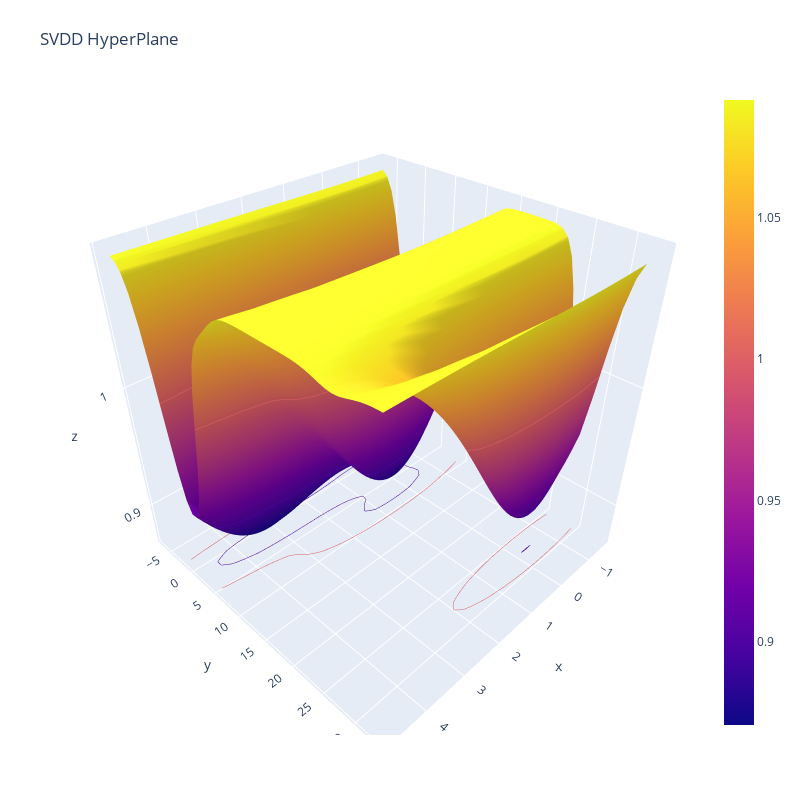
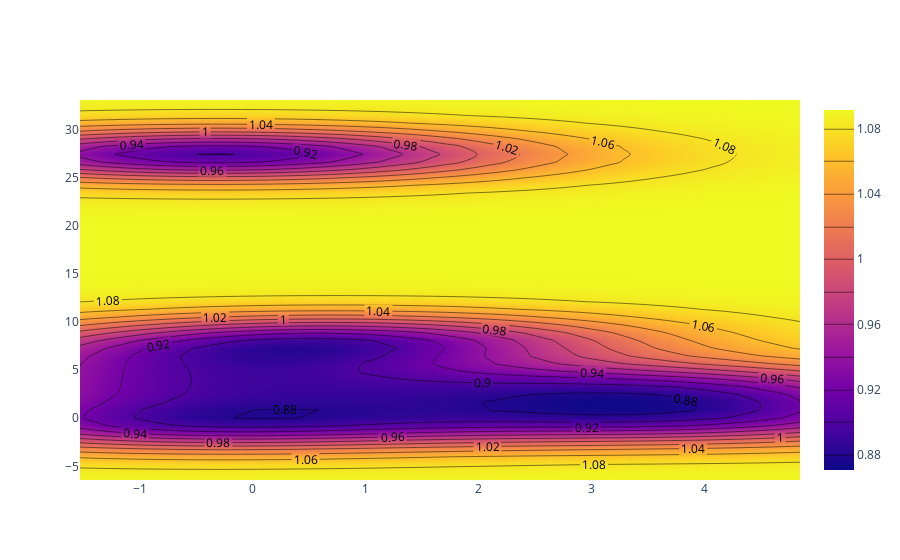
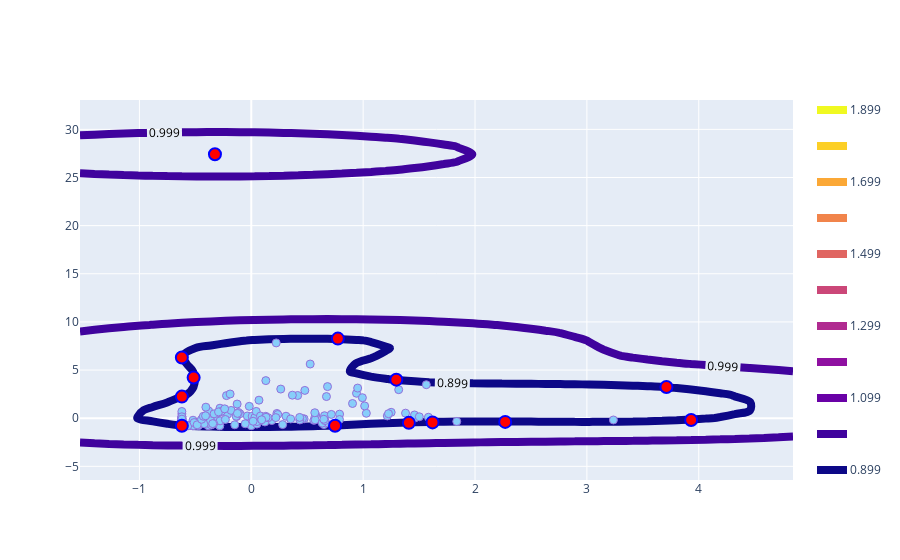
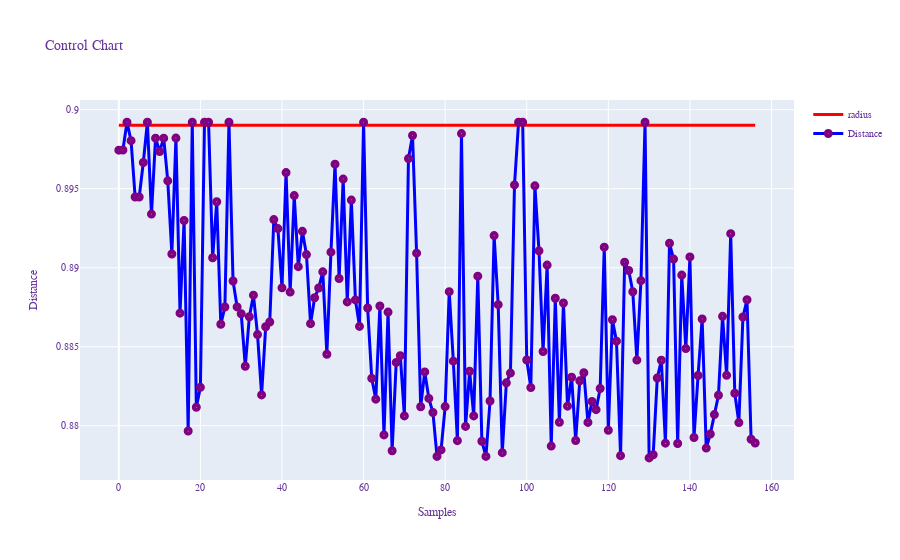

The notebook cell saved with these charts, in order:
### Code cell
"""
An example for SVDD model fitting with negataive samples
"""
import sys
sys.path.append("C:/Users/USER/Documents/Jupyter Notebook/public_procurement/Project_02_15\SVDD-Python-master/")
import numpy as np
from src.BaseSVDD import BaseSVDD

# create 100 points with 2 dimensions
# n = 100
# dim = 2
# X = np.r_[np.random.randn(n, dim)]

X = np.array(df_test)

# svdd object using rbf kernel
svdd = BaseSVDD(C=0.9, gamma=0.129, kernel='rbf', display='on')

# fit the SVDD model
svdd.fit(X)

# predict the label
y_predict = svdd.predict(X)

# plot the boundary
svdd.plot_boundary(X)

# plot the distance
radius = svdd.radius
distance = svdd.get_distance(X)
svdd.plot_distance(radius, distance)

### Figure 1 — Plotly figure (JSON) as saved in the notebook; plotly's stock layout.template omitted (floating-point values rounded to 4 significant figures; data arrays with more than 128 entries replaced by an {"elided": "..."} marker saying what was removed)
{"data": [{"contours": {"z": {"highlightcolor": "limegreen", "project": {"z": true}, "show": true, "usecolormap": true}}, "type": "surface", "x": [-1.531, -1.401, -1.271, -1.141, -1.011, -0.8808, -0.7508, -0.6207, -0.4906, -0.3605, -0.2304, -0.1004, 0.02971, 0.1598, 0.2899, 0.4199, 0.55, 0.6801, 0.8102, 0.9403, 1.07, 1.2, 1.33, 1.461, 1.591, 1.721, 1.851, 1.981, 2.111, 2.241, 2.371, 2.501, 2.631, 2.761, 2.891, 3.021, 3.152, 3.282, 3.412, 3.542, 3.672, 3.802, 3.932, 4.062, 4.192, 4.322, 4.452, 4.582, 4.712, 4.843], "y": [-6.419, -5.614, -4.808, -4.003, -3.197, -2.392, -1.586, -0.7807, 0.02478, 0.8303, 1.636, 2.441, 3.247, 4.052, 4.858, 5.663, 6.469, 7.274, 8.08, 8.885, 9.691, 10.5, 11.3, 12.11, 12.91, 13.72, 14.52, 15.33, 16.13, 16.94, 17.75, 18.55, 19.36, 20.16, 20.97, 21.77, 22.58, 23.38, 24.19, 24.99, 25.8, 26.61, 27.41, 28.22, 29.02, 29.83, 30.63, 31.44, 32.24, 33.05], "z": {"elided": "50x50 float values"}}], "layout": {"autosize": false, "height": 800, "margin": {"b": 65, "l": 65, "r": 50, "t": 90}, "title": {"text": "SVDD HyperPlane"}, "width": 800}}

### Figure 2 — Plotly figure (JSON) as saved in the notebook; plotly's stock layout.template omitted (floating-point values rounded to 4 significant figures; data arrays with more than 128 entries replaced by an {"elided": "..."} marker saying what was removed)
{"data": [{"contours": {"coloring": "heatmap", "labelfont": {"color": "black", "size": 12}, "showlabels": true}, "type": "contour", "x": {"elided": "2500 float values"}, "y": {"elided": "2500 float values"}, "z": {"elided": "2500 float values"}}], "layout": {}}

### Figure 3 — Plotly figure (JSON) as saved in the notebook; plotly's stock layout.template omitted (floating-point values rounded to 4 significant figures; data arrays with more than 128 entries replaced by an {"elided": "..."} marker saying what was removed)
{"data": [{"marker": {"color": "LightSkyBlue", "line": {"color": "MediumPurple", "width": 1}, "size": 8}, "mode": "markers", "showlegend": false, "type": "scatter", "x": {"elided": "157 float values"}, "y": {"elided": "157 float values"}}, {"marker": {"color": "red", "line": {"color": "blue", "width": 2}, "size": 12}, "mode": "markers", "showlegend": false, "type": "scatter", "x": [-0.6207, 0.7489, 1.409, -0.3249, 3.711, -0.6207, -0.6207, -0.5153, 2.27, 1.62, 1.296, 3.932, 0.7741], "y": [-0.7807, -0.7807, -0.4854, 27.41, 3.235, 6.309, 2.244, 4.219, -0.3839, -0.4369, 4.001, -0.1838, 8.265]}, {"autocontour": false, "contours": {"coloring": "lines", "end": 1.899, "labelfont": {"color": "black", "size": 12}, "showlabels": true, "start": 0.899}, "line": {"width": 8}, "type": "contour", "x": {"elided": "2500 float values"}, "y": {"elided": "2500 float values"}, "z": {"elided": "2500 float values"}}], "layout": {}}

### Figure 4 — Plotly figure (JSON) as saved in the notebook; plotly's stock layout.template omitted (floating-point values rounded to 4 significant figures; data arrays with more than 128 entries replaced by an {"elided": "..."} marker saying what was removed)
{"data": [{"line": {"color": "red", "width": 3}, "mode": "lines", "name": "radius", "type": "scatter", "x": {"elided": "157 int values"}, "y": {"elided": "157 float values"}}, {"line": {"color": "blue", "width": 3}, "marker": {"color": "rgba(135, 206, 250, 0.5)", "line": {"color": "purple", "width": 4}, "size": 5}, "mode": "lines+markers", "name": "Distance", "type": "scatter", "x": {"elided": "157 int values"}, "y": {"elided": "157 float values"}}], "layout": {"font": {"color": "RebeccaPurple", "family": "Courier New, monospace", "size": 10}, "title": {"text": "Control Chart"}, "xaxis": {"title": {"text": "Samples"}}, "yaxis": {"title": {"text": "Distance"}}}}
